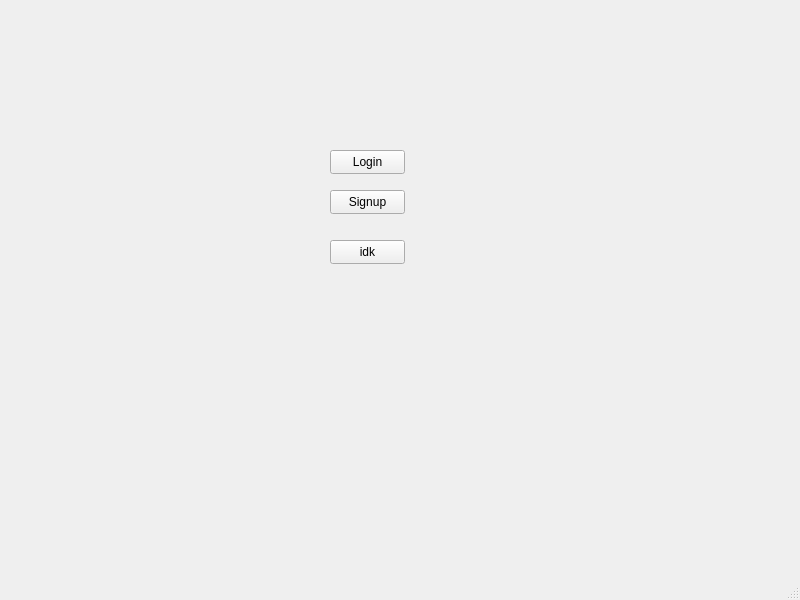
<?xml version="1.0" encoding="UTF-8"?>
<ui version="4.0">
 <class>MainWindow</class>
 <widget class="QMainWindow" name="MainWindow">
  <property name="geometry">
   <rect>
    <x>0</x>
    <y>0</y>
    <width>800</width>
    <height>600</height>
   </rect>
  </property>
  <property name="windowTitle">
   <string>MainWindow</string>
  </property>
  <widget class="QWidget" name="centralwidget">
   <widget class="QPushButton" name="login">
    <property name="geometry">
     <rect>
      <x>330</x>
      <y>150</y>
      <width>75</width>
      <height>24</height>
     </rect>
    </property>
    <property name="text">
     <string>Login</string>
    </property>
   </widget>
   <widget class="QPushButton" name="signup">
    <property name="geometry">
     <rect>
      <x>330</x>
      <y>190</y>
      <width>75</width>
      <height>24</height>
     </rect>
    </property>
    <property name="text">
     <string>Signup</string>
    </property>
   </widget>
   <widget class="QPushButton" name="pushButton">
    <property name="geometry">
     <rect>
      <x>330</x>
      <y>240</y>
      <width>75</width>
      <height>24</height>
     </rect>
    </property>
    <property name="text">
     <string>idk</string>
    </property>
   </widget>
  </widget>
  <widget class="QMenuBar" name="menubar">
   <property name="geometry">
    <rect>
     <x>0</x>
     <y>0</y>
     <width>800</width>
     <height>33</height>
    </rect>
   </property>
  </widget>
  <widget class="QStatusBar" name="statusbar"/>
 </widget>
 <resources/>
 <connections/>
</ui>
